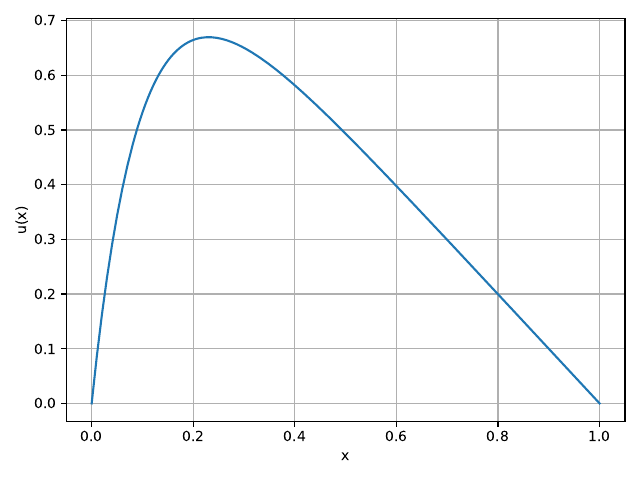

This figure's Python source:
import numpy as np
import matplotlib.pyplot as plt

# Read two-column data: x y
x, y = np.loadtxt("data.txt", unpack=True)

plt.plot(x, y)
plt.xlabel("x")
plt.ylabel("u(x)")
plt.grid(True)
plt.tight_layout()
plt.savefig("plot.pdf")  # saves to PDF
# plt.show()  # optional
